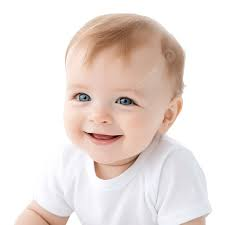
#> input picture files/baby3.jpeg, 225 x 225 px, found by its file name
$ jupyter execute --allow-errors second_demo.ipynb
#> lines starting #> are read from the running program, lines starting #| are printed output that depends on the picture
[cell 1]
import cv2

[cell 2]
img = cv2.imread('/home/devjith/Luminar/Deep Learning/files/baby3.jpeg')
#> img is the input picture: shape (225, 225, 3); mean B, G, R 218.8, 223.4, 234.9

[cell 3]
import matplotlib.pyplot as plt
rgb_img1 = cv2.cvtColor(img,cv2.COLOR_BGR2RGB)
#> (the rest of this cell did not finish here and is left out)

[cell 4]
cv2.rectangle(rgb_img1,(50,10),(195,175),color=(255,0,0),thickness=2)
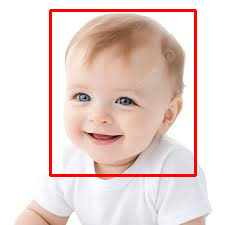
#> rgb_img1: shape (225, 225, 3); mean R, G, B 235.1, 214.4, 209.7
plt.imshow(rgb_img1)

[cell 5]
img2 = cv2.imread('/home/devjith/Luminar/Deep Learning/files/baby.jpeg')
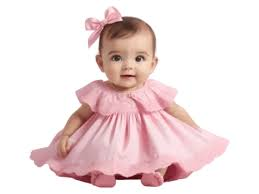
#> input picture files/baby.jpeg, 259 x 194 px, found by its file name
#> img2 is the input picture: shape (194, 259, 3); mean B, G, R 222.3, 222.2, 239.1

[cell 6]
img2_rgb = cv2.cvtColor(img2,cv2.COLOR_BGR2RGB)
plt.imshow(img2_rgb)

[cell 7]
cv2.rectangle(img2_rgb,(80,3),(160,95),color=(0,255,0),thickness=1)
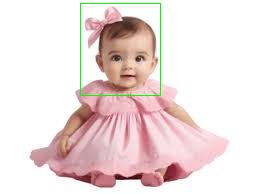
#> img2_rgb: shape (194, 259, 3); mean R, G, B 237.4, 222.3, 220.7
plt.imshow(img2_rgb)

[cell 8]
profile = cv2.imread('/home/devjith/Luminar/Deep Learning/files/Profile.jpg')
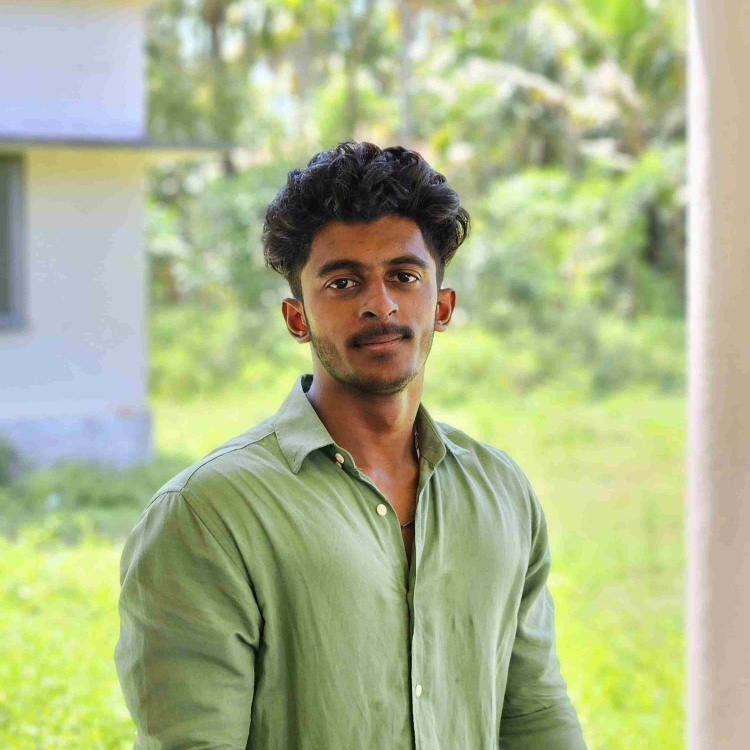
#> input picture files/Profile.jpg, 3000 x 3000 px, found by its file name (shown at 1/4 size)
#> profile is the input picture: shape (3000, 3000, 3); mean B, G, R 139.1, 182.5, 172
profile_rgb = cv2.cvtColor(profile,cv2.COLOR_BGR2RGB)
plt.imshow(profile_rgb)

[cell 9]
cv2.circle(profile_rgb,(1550,1250),radius=500,color=(255,0,0),thickness=5)
plt.imshow(profile_rgb)

[cell 10]
cbum = cv2.imread('/home/devjith/Luminar/Deep Learning/files/cbum.jpeg')
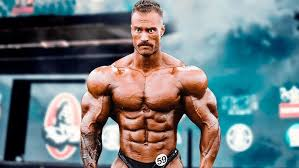
#> input picture files/cbum.jpeg, 299 x 168 px, found by its file name
#> cbum is the input picture: shape (168, 299, 3); mean B, G, R 126.9, 122.5, 108.5

[cell 11]
cbum_rgb = cv2.cvtColor(cbum,cv2.COLOR_BGR2RGB)
plt.imshow(cbum_rgb)

[cell 12]
cv2.putText(cbum_rgb,text="CHAMPION",org=(50,90),fontFace=cv2.FONT_HERSHEY_COMPLEX,fontScale=1.2,color=(255,0,0),thickness=3)
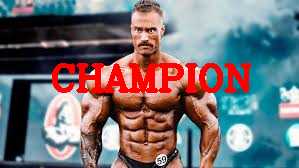
#> cbum_rgb: shape (168, 299, 3); mean R, G, B 115.6, 112.9, 117.4
plt.imshow(cbum_rgb)
